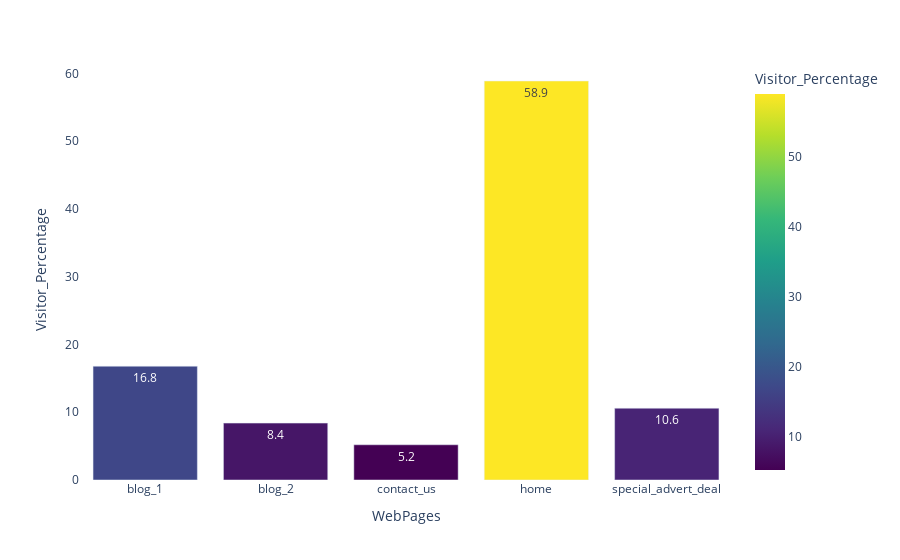

Here is the notebook cell this chart was saved with:
### Code cell
# count of visitors, according to the pages they viewed
Page_Visitor = result.groupby('Page1')['Page1'].count().rename_axis('WebPages').reset_index(name='Visitors')
total = Page_Visitor['Visitors'].sum()
Page_Visitor['Visitor_Percentage'] = Page_Visitor['Visitors']/total *100
Page_Visitor = Page_Visitor.round({"Visitor_Percentage":1})
fig = px.bar(Page_Visitor, x='WebPages', y='Visitor_Percentage',color='Visitor_Percentage', text='Visitor_Percentage', color_continuous_scale=px.colors.sequential.Viridis)
fig.update_layout({
'plot_bgcolor': 'rgba(0, 0, 0, 0)',
'paper_bgcolor': 'rgba(0, 0, 0, 0)',
})
fig.show()

### Figure 1 — Plotly figure (JSON) as saved in the notebook; plotly's stock layout.template omitted (floating-point values rounded to 4 significant figures)
{"data": [{"alignmentgroup": "True", "hovertemplate": "WebPages=%{x}<br>Visitor_Percentage=%{marker.color}<extra></extra>", "legendgroup": "", "marker": {"color": [16.8, 8.4, 5.2, 58.9, 10.6], "coloraxis": "coloraxis", "pattern": {"shape": ""}}, "name": "", "offsetgroup": "", "orientation": "v", "showlegend": false, "text": [16.8, 8.4, 5.2, 58.9, 10.6], "textposition": "auto", "type": "bar", "x": ["blog_1", "blog_2", "contact_us", "home", "special_advert_deal"], "xaxis": "x", "y": [16.8, 8.4, 5.2, 58.9, 10.6], "yaxis": "y"}], "layout": {"barmode": "relative", "coloraxis": {"colorbar": {"title": {"text": "Visitor_Percentage"}}, "colorscale": [[0, "#440154"], [0.1111, "#482878"], [0.2222, "#3e4989"], [0.3333, "#31688e"], [0.4444, "#26828e"], [0.5556, "#1f9e89"], [0.6667, "#35b779"], [0.7778, "#6ece58"], [0.8889, "#b5de2b"], [1, "#fde725"]]}, "legend": {"tracegroupgap": 0}, "margin": {"t": 60}, "paper_bgcolor": "rgba(0, 0, 0, 0)", "plot_bgcolor": "rgba(0, 0, 0, 0)", "xaxis": {"anchor": "y", "domain": [0, 1], "title": {"text": "WebPages"}}, "yaxis": {"anchor": "x", "domain": [0, 1], "title": {"text": "Visitor_Percentage"}}}}
